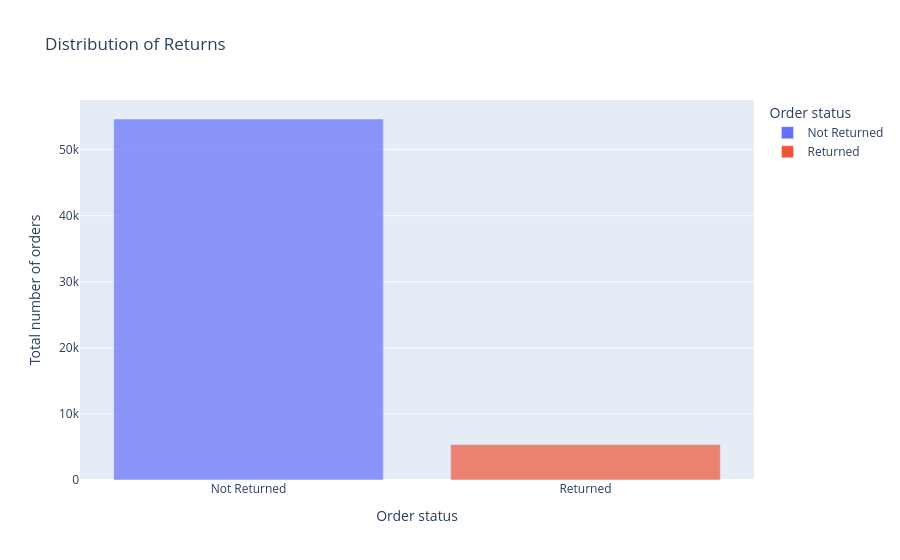

Write notebook code for a chart like this one.
### Markdown cell above
* Return rate distribution:

### Code cell
plot_df = sales_df.copy()
plot_df['returned_status'] = plot_df['returned'].map({0: 'Not Returned', 1: 'Returned'})

counts = plot_df['returned_status'].value_counts().reset_index()

fig = px.bar(
    counts,
    x='returned_status', 
    y='count', 
    title='Distribution of Returns', 
    labels={'returned_status': 'Order status', 'count': 'Total number of orders'},
    color='returned_status',
    opacity=0.7
)
fig.show()

### Figure 1 — Plotly figure (JSON) as saved in the notebook; plotly's stock layout.template omitted (floating-point values rounded to 4 significant figures)
{"data": [{"hovertemplate": "Order status=%{x}<br>Total number of orders=%{y}<extra></extra>", "legendgroup": "Not Returned", "marker": {"color": "#636efa", "opacity": 0.7, "pattern": {"shape": ""}}, "name": "Not Returned", "orientation": "v", "showlegend": true, "textposition": "auto", "type": "bar", "x": ["Not Returned"], "xaxis": "x", "y": [54642], "yaxis": "y"}, {"hovertemplate": "Order status=%{x}<br>Total number of orders=%{y}<extra></extra>", "legendgroup": "Returned", "marker": {"color": "#EF553B", "opacity": 0.7, "pattern": {"shape": ""}}, "name": "Returned", "orientation": "v", "showlegend": true, "textposition": "auto", "type": "bar", "x": ["Returned"], "xaxis": "x", "y": [5358], "yaxis": "y"}], "layout": {"barmode": "relative", "legend": {"title": {"text": "Order status"}, "tracegroupgap": 0}, "title": {"text": "Distribution of Returns"}, "xaxis": {"anchor": "y", "categoryarray": ["Not Returned", "Returned"], "categoryorder": "array", "domain": [0, 1], "title": {"text": "Order status"}}, "yaxis": {"anchor": "x", "domain": [0, 1], "title": {"text": "Total number of orders"}}}}
